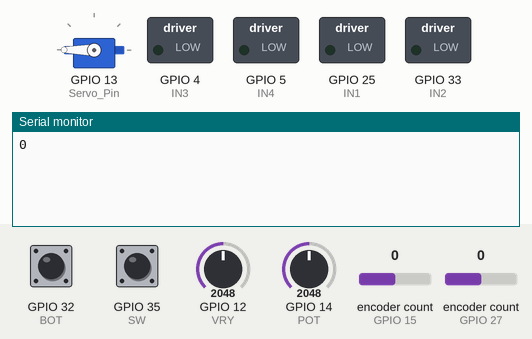
A sketch run on a simulated ESP32. Parts: servo, switched loads named in the sketch (green lamp = pin HIGH), the last lines printed to the serial monitor. The inputs (shaded band) are chosen by the test bench; at power-on: encoder count (sensors on GPIO 27, GPIO 15) 0, GPIO 12 (VRY) = 2048, GPIO 14 (POT) = 2048, GPIO 32 (BOT) LOW, GPIO 35 (SW) LOW.

Above: at 1.2 s.
1.3 s: encoder count (sensor on GPIO 27) set to 1
At 2.7 s:
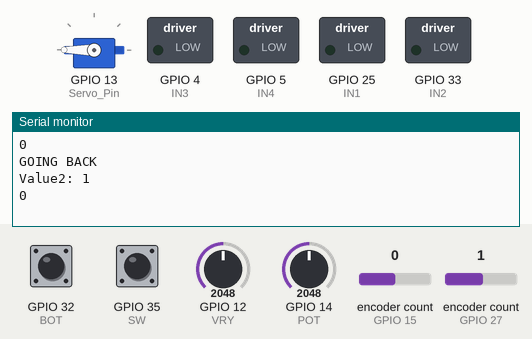
6.6 s: GPIO 12 (VRY) set to 1910
At 8.7 s:
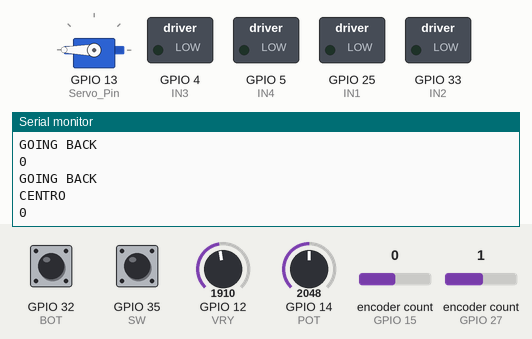

The sketch:

Proyect_1.ino
```cpp
#include <Servo.h>
#include "AiEsp32RotaryEncoder.h"
#include "Arduino.h"
#define ROTARY_ENCODER_A_PIN 27
#define ROTARY_ENCODER_B_PIN 26
#define ROTARY_ENCODER_BUTTON_PIN -1  //QUITARLO
#define ROTARY_ENCODER_VCC_PIN -1
#define ROTARY_ENCODER_STEPS 4
AiEsp32RotaryEncoder rotaryEncoder2 = AiEsp32RotaryEncoder(ROTARY_ENCODER_A_PIN, ROTARY_ENCODER_B_PIN, ROTARY_ENCODER_BUTTON_PIN, ROTARY_ENCODER_VCC_PIN, ROTARY_ENCODER_STEPS);

#define ROTARY_ENCODER2_A_PIN 15
#define ROTARY_ENCODER2_B_PIN 2
#define ROTARY_ENCODER2_BUTTON_PIN -1  //QUITARLO
#define ROTARY_ENCODER2_VCC_PIN -1
#define ROTARY_ENCODER2_STEPS 1
AiEsp32RotaryEncoder rotaryEncoder = AiEsp32RotaryEncoder(ROTARY_ENCODER2_A_PIN, ROTARY_ENCODER2_B_PIN, ROTARY_ENCODER2_BUTTON_PIN, ROTARY_ENCODER2_VCC_PIN, ROTARY_ENCODER2_STEPS);

Servo AXE;
int Servo_Pin = 13;
int POT = 14;
int BOT = 32;
int SW = 35;

int IN1 = 25;  //ccw m1
int IN2 = 33;  //cw m1
int IN3 = 4;  //ccw m2
int IN4 = 5;  //cw m2

int VRX = 14;
int VRY = 12;
int posicion_X = 0;
int posicion_Y = 0;


unsigned long time_1;
unsigned long time_2;

bool CW1 = 0;
bool CCW1 = 0;
int long vuelta = 0;
int CHECK = 0;

void rotary_loop() {
  //dont print anything unless value changed
  if (rotaryEncoder.encoderChanged()) {
    Serial.print("Value: ");
    int long a = rotaryEncoder.readEncoder();
    Serial.println(a);
  }
}

void rotary2_loop() {
  //dont print anything unless value changed
  if (rotaryEncoder2.encoderChanged()) {
    Serial.print("Value2: ");
    int long b = rotaryEncoder2.readEncoder();
    Serial.println(b);
    if (b >= 840 and CHECK == 0){
      Serial.print("V2: ");
      vuelta++;
      Serial.println(vuelta);
      CHECK = 1;
    }
    if (b <= 100){
      CHECK = 0;
    }

  }
}

void IRAM_ATTR readEncoderISR() {
  rotaryEncoder.readEncoder_ISR();
}

void readEncoder2ISR() {
  rotaryEncoder2.readEncoder_ISR();
}

//DONE
void Quitar_Objeto(int Encender) {
  if (Encender == LOW) {
    AXE.write(180);
    Encender = 0;
    Serial.println(Encender);
    while (Encender == 0) {
      if (millis() >= time_1 + 1500) {
        time_1 += 1500;
        AXE.write(60);
        Serial.println("GOING BACK");
        Encender = 1;
      }
    }
  }
  else {
    Encender = 1;
    return;
    }
}

//DONE
void Motor_Movement(int posX, int posY){
    if (posX > 1800 and posX < 1850){  //EJE X EN CERO
    if (posY > 4090){
      Serial.println("DERECHA");
      digitalWrite(IN1, 1);
      digitalWrite(IN2, 0);
      digitalWrite(IN3, 1);
      digitalWrite(IN4, 0);
    }
    else if (posY < 10 ){
      Serial.println("IZQUIERDA");
      digitalWrite(IN1, 0);
      digitalWrite(IN2, 1);
      digitalWrite(IN3, 0);
      digitalWrite(IN4, 1);
    }
    else {
      Serial.println("CENTRO");
      digitalWrite(IN1, 0);
      digitalWrite(IN2, 0);
      digitalWrite(IN3, 0);
      digitalWrite(IN4, 0);
      return;
    }
  }
  if (posY > 1900 and posY < 1950){  //EJE Y EN CERO
    if (posX > 4090){
      Serial.println("ATRAS");
      digitalWrite(IN1, 1);
      digitalWrite(IN2, 0);
      digitalWrite(IN3, 0);
      digitalWrite(IN4, 1);
      }
    else if (posX < 10 ){
      Serial.println("DELANTE");
      digitalWrite(IN1, 0);
      digitalWrite(IN2, 1);
      digitalWrite(IN3, 1);
      digitalWrite(IN4, 0);
      }
    else {
      Serial.println("CENTRO");
      digitalWrite(IN1, 0);
      digitalWrite(IN2, 0);
      digitalWrite(IN3, 0);
      digitalWrite(IN4, 0);
      return;
    }
  }
}

void setup() {
  // put your setup code here, to run once:
  AXE.attach(Servo_Pin);  // attaches the servo on pin 13 to the servo object
  pinMode(IN1, OUTPUT);
  pinMode(POT, INPUT);
  pinMode(BOT, INPUT);
  pinMode(SW, INPUT_PULLDOWN);
  pinMode(IN2, OUTPUT);
  pinMode(IN3, OUTPUT);
  pinMode(IN4, OUTPUT);
  pinMode(ROTARY_ENCODER_A_PIN, INPUT_PULLUP);
  pinMode(ROTARY_ENCODER_B_PIN, INPUT_PULLUP);
  pinMode(ROTARY_ENCODER2_A_PIN, INPUT_PULLUP);
  pinMode(ROTARY_ENCODER2_B_PIN, INPUT_PULLUP);
  pinMode(VRX, INPUT);
  pinMode(VRY, INPUT);
  Serial.begin(9600);
  rotaryEncoder.begin();
  rotaryEncoder.setup(readEncoderISR);
  //set boundaries and if values should cycle or not
  //in this example we will set possible values between 0 and 1000;
  bool circleValues = true;
  rotaryEncoder.setBoundaries(-5000, 5000, circleValues);  //minValue, maxValue, circleValues true|false (when max go to min and vice versa)
  rotaryEncoder.disableAcceleration();                     //acceleration is now enabled by default - disable if you dont need it
                                                           //rotaryEncoder.setAcceleration(250); //or set the value - larger number = more accelearation; 0 or 1 means disabled acceleration
  rotaryEncoder2.begin();
  rotaryEncoder2.setup(readEncoder2ISR);
  rotaryEncoder2.setBoundaries(0, 963, circleValues);  //minValue, maxValue, circleValues true|false (when max go to min and vice versa)
  rotaryEncoder2.disableAcceleration();
  AXE.write(60);
}

void loop() {
  ////////////////////////////////////
  //CONTROL DE SERVO CON POT
  //int PotVal = analogRead(POT);
  //int Val = PotVal * 180 / 4095;
  //Serial.println(Val);
  //AXE.write(Val);
  /////////////////////////////
  int Activar_Servo = digitalRead(SW);
  Quitar_Objeto(Activar_Servo);
  int ON = digitalRead(BOT);
  //Serial.println(ON);
  // if (millis() >= time_2 + 5000) {
  //   time_2 += 5000;
  //   CCW1 = !CCW1;
  //   CW1 = !CW1;
  //   // Serial.println("PASARON 5 SEGUNDOS");
  //   // Serial.print("CW: ");
  //   // Serial.println(CW1);
  // }
  // if (ON == 0){
  //   CW1 = 1;
  // }
  // else {
  //   CW1 = 0;
  // }
  // digitalWrite(IN1, CCW1);
  // digitalWrite(IN2, CW1);
  // digitalWrite(IN3, CW1);
  // digitalWrite(IN4, CCW1);

  posicion_X = analogRead(VRX);
  posicion_Y = analogRead(VRY);
  Motor_Movement(posicion_X, posicion_Y);


  //rotary_loop();
  rotary2_loop();

  //control de las vueltas se puede hacer por medio de timmers, y se controla cuanto tiempo
  //se dura recorriendo un cuadrado del mapa
}
```

Measured:
- after the input at 1.3 s, the serial monitor: prints a new line after 0.20 s (image 1)
- after the input at 6.6 s, the serial monitor: prints a new line after 0.90 s (image 2)
